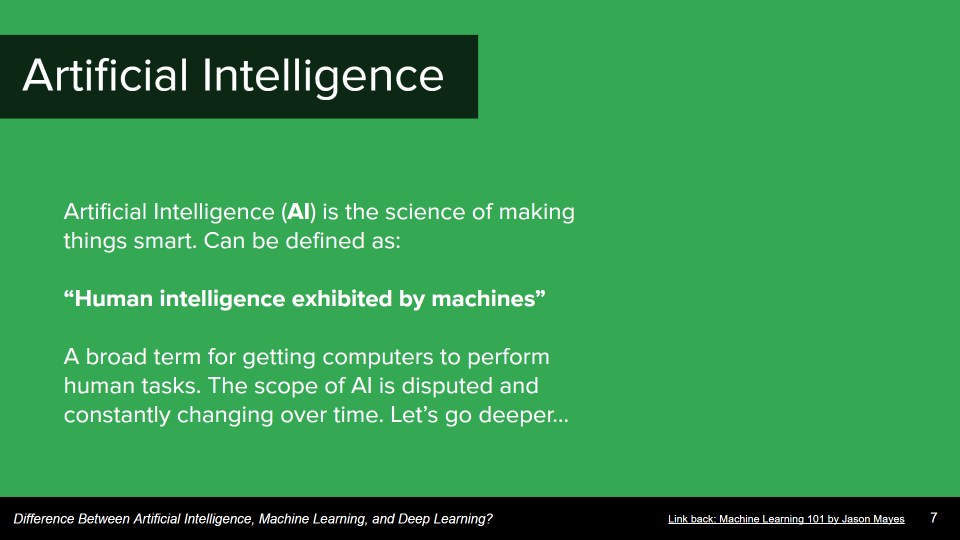
#> input picture Week 2/Opencv Getting Started/Screenshot (115).png, 1920 x 1080 px (shown at 1/2 size)
$ python draw_on_images.py
#> lines starting #> are read from the running program, lines starting #| are printed output that depends on the picture
import cv2
import numpy as np

#image3 = cv2.imread("Screenshot (115).png", cv2.IMREAD_GRAYSCALE)

image3 = cv2.imread("Screenshot (115).png")
#> image3 is the input picture: shape (1080, 1920, 3); mean B, G, R 79, 149.8, 53

# Resize images
#image3 = cv2.resize(image3, (600, 400))


#image3 = cv2.cvtColor(image3, cv2.COLOR_BGR2GRAY)


# cv2 draw
# rectangle, circle, line, text


# Draw a line
cv2.line(image3, (300, 200), (400, 500), (255, 255, 0), 5)
cv2.arrowedLine(image3, (350, 250), (450, 550), (255, 255, 0), 5)

# Rectangle
cv2.rectangle(image3, (500,100), (800, 300), (255, 0, 0), -1)


# Circle
cv2.circle(image3, (700, 600), 100, (255, 255, 0), -1)


points = np.array([(20, 30), (50, 100), (200, 500), (800, 900)])

points = points.reshape((-1, 1, 2))

cv2.polylines(image3, [points], True, (255, 0, 0), 3)


# Write on images
cv2.putText(image3, "Hello World", (400, 400), cv2.FONT_HERSHEY_SIMPLEX, 2, (255, 0, 0), 4)
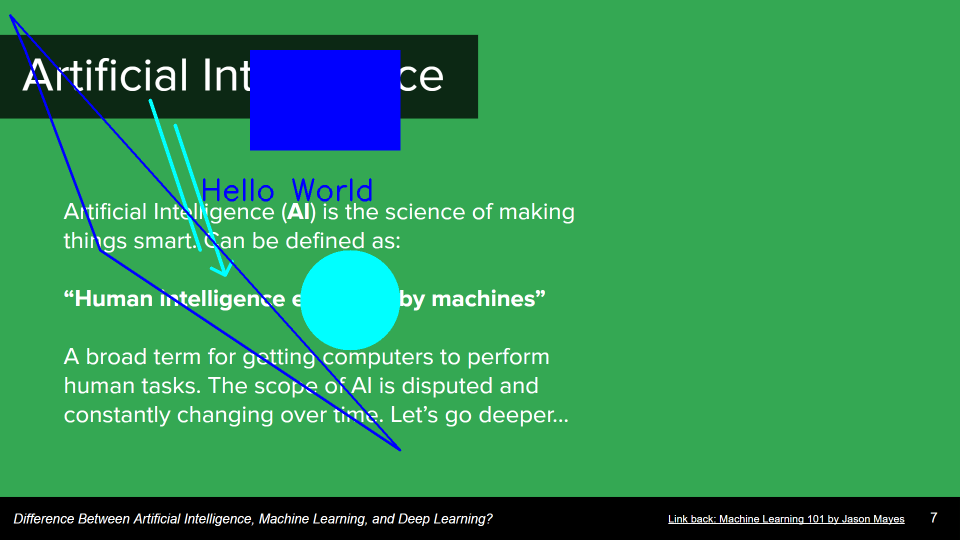
#> image3: shape (1080, 1920, 3) (shown at 1/2 size); mean B, G, R 88.6, 147.1, 50


cv2.imshow("img", image3)


cv2.imwrite("output.png", image3)


if cv2.waitKey() == 0:
#> (key Esc is pressed here)
    cv2.destroyAllWindows()
